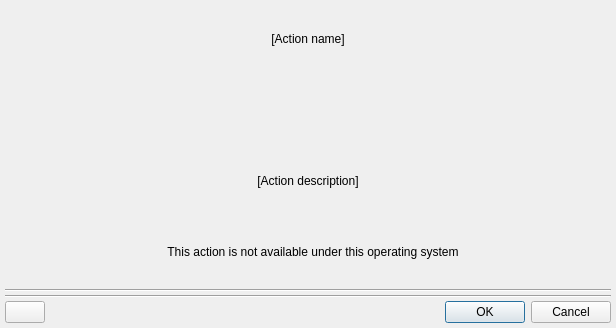
<?xml version="1.0" encoding="UTF-8"?>
<ui version="4.0">
 <class>ActionDialog</class>
 <widget class="QDialog" name="ActionDialog">
  <property name="geometry">
   <rect>
    <x>0</x>
    <y>0</y>
    <width>616</width>
    <height>328</height>
   </rect>
  </property>
  <property name="windowTitle">
   <string>Edit action</string>
  </property>
  <layout class="QVBoxLayout" name="verticalLayout" stretch="0,0,0,0,0,1,0,0">
   <property name="spacing">
    <number>3</number>
   </property>
   <property name="leftMargin">
    <number>5</number>
   </property>
   <property name="topMargin">
    <number>5</number>
   </property>
   <property name="rightMargin">
    <number>5</number>
   </property>
   <property name="bottomMargin">
    <number>5</number>
   </property>
   <item>
    <widget class="QLabel" name="actionName">
     <property name="text">
      <string notr="true">[Action name]</string>
     </property>
     <property name="alignment">
      <set>Qt::AlignCenter</set>
     </property>
    </widget>
   </item>
   <item>
    <widget class="QLabel" name="actionIcon">
     <property name="text">
      <string notr="true"/>
     </property>
     <property name="pixmap">
      <pixmap resource="../actiona.qrc">:/icons/warning.png</pixmap>
     </property>
     <property name="alignment">
      <set>Qt::AlignCenter</set>
     </property>
    </widget>
   </item>
   <item>
    <widget class="QLabel" name="actionDescription">
     <property name="text">
      <string notr="true">[Action description]</string>
     </property>
     <property name="alignment">
      <set>Qt::AlignCenter</set>
     </property>
    </widget>
   </item>
   <item>
    <layout class="QHBoxLayout" name="horizontalLayout_2">
     <item>
      <spacer name="horizontalSpacer">
       <property name="orientation">
        <enum>Qt::Horizontal</enum>
       </property>
       <property name="sizeHint" stdset="0">
        <size>
         <width>40</width>
         <height>0</height>
        </size>
       </property>
      </spacer>
     </item>
     <item>
      <widget class="QLabel" name="actionOSAvailabilityIcon">
       <property name="text">
        <string/>
       </property>
       <property name="pixmap">
        <pixmap resource="../actiona.qrc">:/icons/warning.png</pixmap>
       </property>
      </widget>
     </item>
     <item>
      <widget class="QLabel" name="actionOSAvailability">
       <property name="text">
        <string>This action is not available under this operating system</string>
       </property>
       <property name="alignment">
        <set>Qt::AlignCenter</set>
       </property>
      </widget>
     </item>
     <item>
      <spacer name="horizontalSpacer_2">
       <property name="orientation">
        <enum>Qt::Horizontal</enum>
       </property>
       <property name="sizeHint" stdset="0">
        <size>
         <width>40</width>
         <height>0</height>
        </size>
       </property>
      </spacer>
     </item>
    </layout>
   </item>
   <item>
    <widget class="Line" name="line">
     <property name="orientation">
      <enum>Qt::Horizontal</enum>
     </property>
    </widget>
   </item>
   <item>
    <layout class="QVBoxLayout" name="parametersLayout"/>
   </item>
   <item>
    <widget class="Line" name="line_2">
     <property name="orientation">
      <enum>Qt::Horizontal</enum>
     </property>
    </widget>
   </item>
   <item>
    <layout class="QHBoxLayout" name="horizontalLayout" stretch="0,0">
     <item>
      <widget class="ActionTools::HelpButton" name="helpPushButton">
       <property name="toolTip">
        <string>Click to open the associated wiki page</string>
       </property>
       <property name="text">
        <string/>
       </property>
      </widget>
     </item>
     <item>
      <widget class="QDialogButtonBox" name="buttonBox">
       <property name="orientation">
        <enum>Qt::Horizontal</enum>
       </property>
       <property name="standardButtons">
        <set>QDialogButtonBox::Cancel|QDialogButtonBox::Ok</set>
       </property>
      </widget>
     </item>
    </layout>
   </item>
  </layout>
 </widget>
 <customwidgets>
  <customwidget>
   <class>ActionTools::HelpButton</class>
   <extends>QPushButton</extends>
   <header>actiontools/helpbutton.hpp</header>
  </customwidget>
 </customwidgets>
 <tabstops>
  <tabstop>helpPushButton</tabstop>
 </tabstops>
 <resources>
  <include location="../actiona.qrc"/>
 </resources>
 <connections>
  <connection>
   <sender>buttonBox</sender>
   <signal>accepted()</signal>
   <receiver>ActionDialog</receiver>
   <slot>accept()</slot>
   <hints>
    <hint type="sourcelabel">
     <x>609</x>
     <y>320</y>
    </hint>
    <hint type="destinationlabel">
     <x>157</x>
     <y>274</y>
    </hint>
   </hints>
  </connection>
  <connection>
   <sender>buttonBox</sender>
   <signal>rejected()</signal>
   <receiver>ActionDialog</receiver>
   <slot>reject()</slot>
   <hints>
    <hint type="sourcelabel">
     <x>609</x>
     <y>320</y>
    </hint>
    <hint type="destinationlabel">
     <x>286</x>
     <y>274</y>
    </hint>
   </hints>
  </connection>
 </connections>
</ui>
